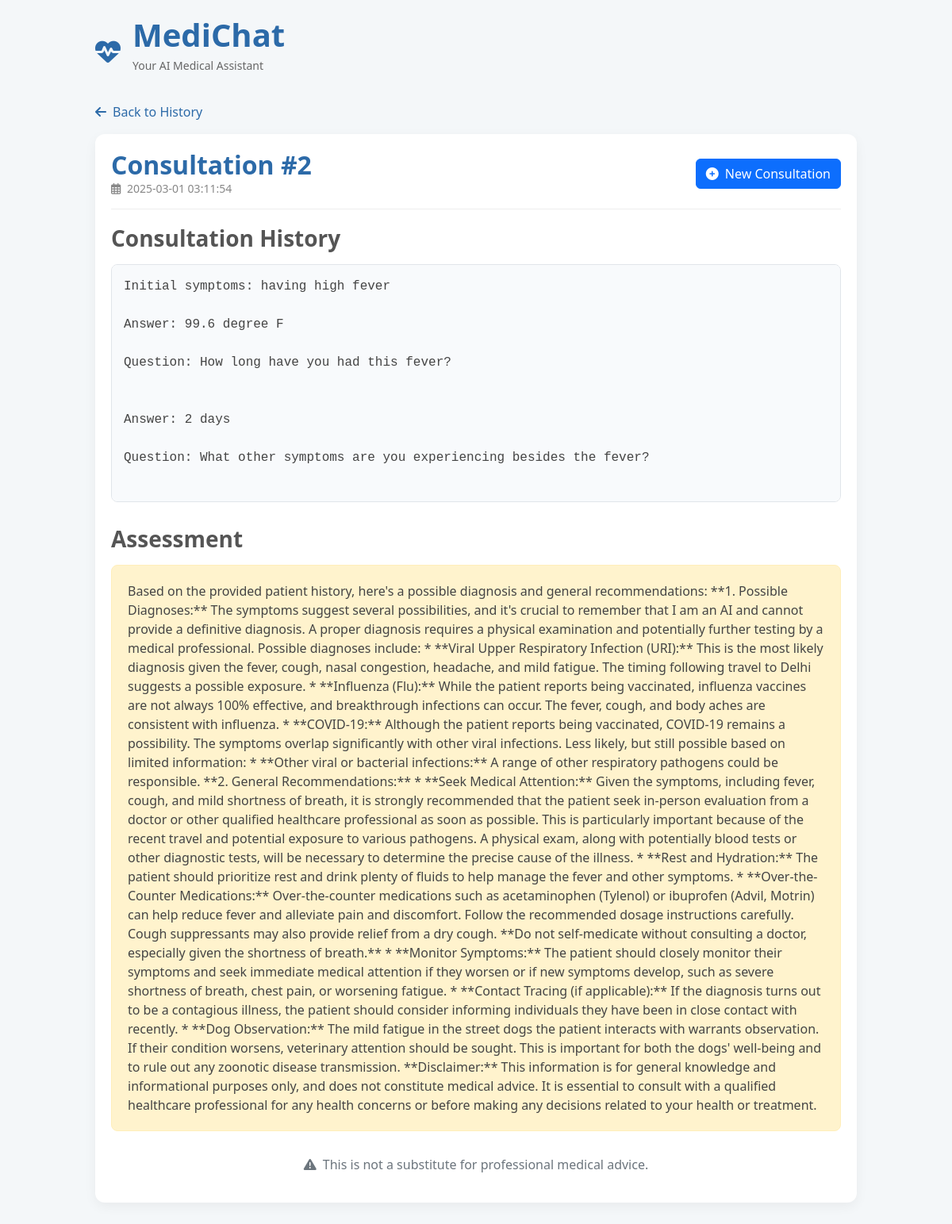
/view_consultation/2 (signed in), run on the app's committed database.
### tables this page shows
CREATE TABLE consultations (
        id INTEGER PRIMARY KEY AUTOINCREMENT,
        user_id INTEGER,
        patient_history TEXT NOT NULL,
        diagnosis TEXT,
        created_at TIMESTAMP DEFAULT CURRENT_TIMESTAMP,
        FOREIGN KEY (user_id) REFERENCES users (id)
    );

### index.py (the view)
@app.route("/view_consultation/<int:consultation_id>")
@login_required
def view_consultation(consultation_id):
    conn = sqlite3.connect('medichat.db')
    cursor = conn.cursor()
    cursor.execute("SELECT * FROM consultations WHERE id = ? AND user_id = ?",
                  (consultation_id, session['user_id']))
    consultation = cursor.fetchone()
    conn.close()
    if not consultation:
        flash("Consultation not found or you don't have permission to view it.")
        return redirect(url_for('consultation_history'))
    return render_template("view_consultation.html", consultation=consultation)

### index.py (called while the page is built)
def login_required(f):
    @wraps(f)
    def decorated_function(*args, **kwargs):
        if 'user_id' not in session:
            return redirect(url_for('login'))
        return f(*args, **kwargs)
    return decorated_function

### templates/view_consultation.html (shortened to what this page needs)
<!DOCTYPE html>
<html lang="en">
<head>
  <link rel="stylesheet" href="https://cdnjs.cloudflare.com/ajax/libs/bootstrap/5.2.3/css/bootstrap.min.css">
  <link rel="stylesheet" href="https://cdnjs.cloudflare.com/ajax/libs/font-awesome/6.2.1/css/all.min.css">
</head>
<body>
  <div class="app-container">
    <div class="app-header">
      <div class="logo">
        <i class="fas fa-heartbeat"></i>
      </div>
      <div>
        <h1 class="app-title">MediChat</h1>
        <p class="app-subtitle">Your AI Medical Assistant</p>
      </div>
    </div>
    <a href="{{ url_for('consultation_history') }}" class="btn-back mb-3">
      <i class="fas fa-arrow-left"></i> Back to History
    </a>
    <div class="consultation-card">
      <div class="consultation-header">
        <div>
          <h2 class="consultation-title">Consultation #{{ consultation[0] }}</h2>
          <div class="consultation-date">
            <i class="far fa-calendar-alt me-1"></i> {{ consultation[4] }}
          </div>
        </div>
        <a href="{{ url_for('index') }}" class="btn btn-primary">
          <i class="fas fa-plus-circle me-2"></i>New Consultation
        </a>
      </div>
      <div class="consultation-section">
        <h3 class="section-title">Consultation History</h3>
        <div class="history-log">{{ consultation[2] }}</div>
      </div>
      <div class="consultation-section">
        <h3 class="section-title">Assessment</h3>
        <div class="diagnosis-box">
          {{ consultation[3]|safe }}
        </div>
      </div>
      <div class="text-center mt-4">
        <p class="text-muted"><i class="fas fa-exclamation-triangle me-2"></i>This is not a substitute for professional medical advice.</p>
      </div>
    </div>
  </div>
</body>
</html>

### templates/view_consultation.html (style rules this page uses)
:root { --primary: #2c6aa8; --secondary: #62b5e5; --light-blue: #e1f1fa; --success: #28a745; --success-light: #d4edda; --warning: #f6c23e; --warning-light: #fff3cd; --gray-light: #f4f7f9; --white: #ffffff; }
body { background-color: var(--gray-light); font-family: 'Segoe UI', Tahoma, Geneva, Verdana, sans-serif; color: #444; }
.app-container { max-width: 1000px; margin: 0 auto; padding: 20px; }
.app-header { display: flex; align-items: center; margin-bottom: 20px; }
.logo { font-size: 32px; color: var(--primary); margin-right: 15px; }
.app-title { color: var(--primary); margin-bottom: 0; font-weight: 600; }
.app-subtitle { color: #666; font-size: 14px; margin-top: 4px; }
.consultation-card { background-color: var(--white); border-radius: 12px; box-shadow: 0 5px 15px rgba(0, 0, 0, 0.05); padding: 20px; margin-bottom: 20px; }
.consultation-header { display: flex; justify-content: space-between; align-items: center; margin-bottom: 20px; padding-bottom: 15px; border-bottom: 1px solid #eee; }
.consultation-title { color: var(--primary); font-weight: 600; margin-bottom: 0; }
.consultation-date { color: #888; font-size: 14px; }
.consultation-section { margin-bottom: 30px; }
.section-title { font-weight: 600; margin-bottom: 15px; color: #555; }
.history-log { background-color: #f8fafc; border: 1px solid #e1e5ea; border-radius: 8px; padding: 15px; white-space: pre-line; font-family: monospace; max-height: 300px; overflow-y: auto; }
.diagnosis-box { background-color: var(--warning-light); border: 1px solid #ffeeba; padding: 20px; border-radius: 8px; }
.btn-back { color: var(--primary); text-decoration: none; display: inline-flex; align-items: center; }
.btn-back i { margin-right: 8px; }

### data on the page
consultations: id "2", created_at "2025-03-01 03:11:54", patient_history "Initial symptoms: having high fever Answer: 99.6 degree F Question: How long have you had this fever? Answer: 2 days Question: What other symptoms are you experiencing besides the fever?…", diagnosis "Based on the provided patient history, here's a possible diagnosis and general recommendations: **1. Possible Diagnoses:** The symptoms suggest several possibilities, and it's crucial to remember that I am an AI and cannot provide a definitive diagnosis. A proper diagnosis requires a physical examination and potentially further testing by a medical professional. Possible diagnoses include: * **Viral Upper Respiratory Infection (URI):** This is the most likely diagnosis given the fever, cough, nasal congestion, headache, and mild fatigue. The timing following travel to Delhi suggests a possible exposure. * **Influenza (Flu):** While the patient reports being vaccinated, influenza vaccines…"
